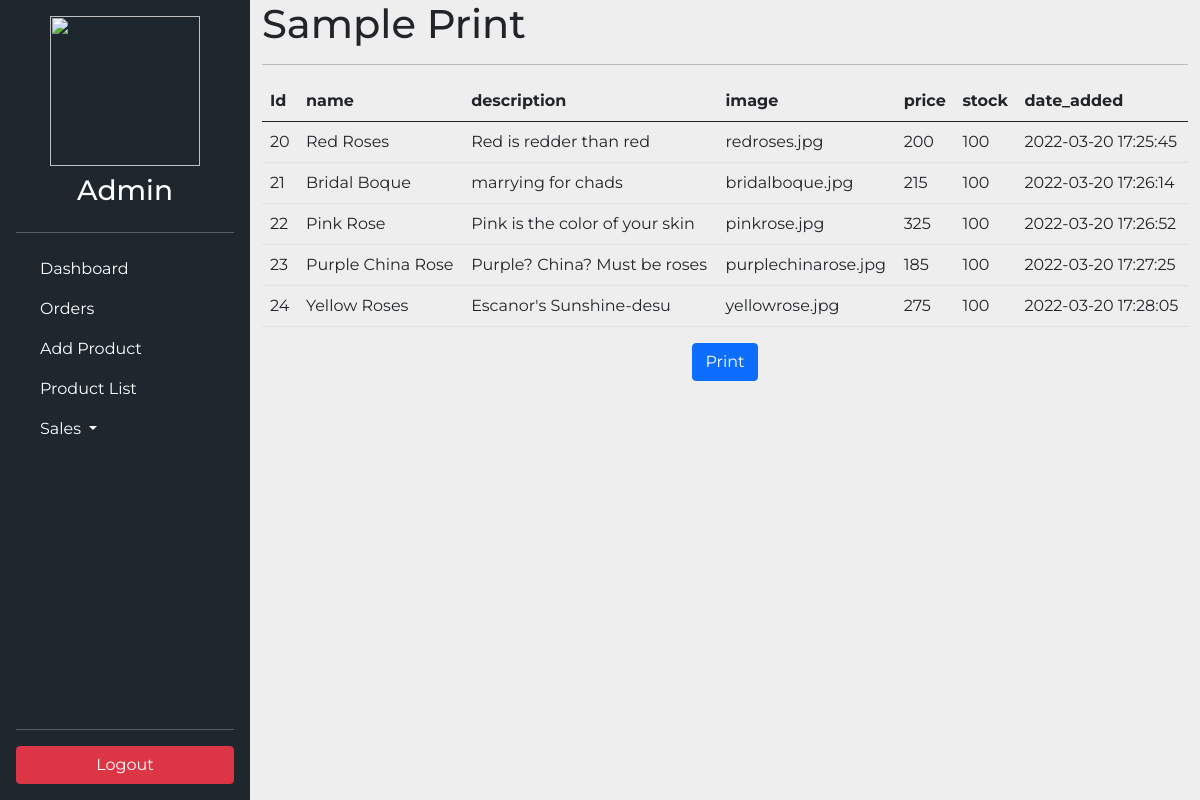
Before: /admin/tables/sample.php with the older database file.
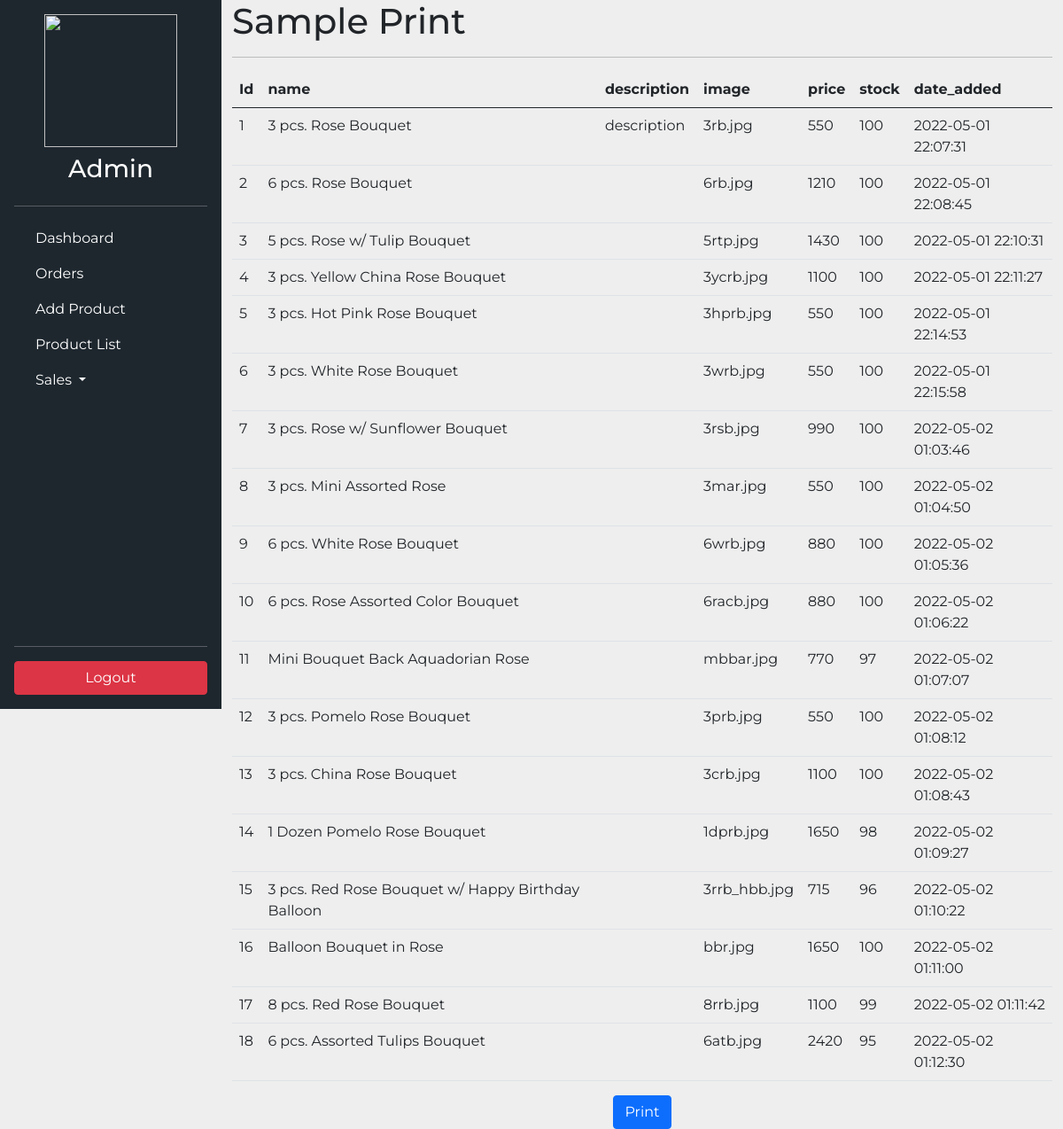
After: the same page with the newer database file.
### tables this page shows
CREATE TABLE `items` (
  `id` int(11) NOT NULL,
  `name` varchar(255) NOT NULL,
  `description` text NOT NULL,
  `image` text NOT NULL,
  `price` double NOT NULL,
  `stock` int(11) NOT NULL,
  `date_added` datetime NOT NULL
);

### admin/tables/sample.php (the view, shortened to what this page needs)
<?php
require '../../php/config.php';
?>
<!DOCTYPE html>
<html lang="en">
   <head>
      <link href="https://cdn.jsdelivr.net/npm/bootstrap@5.0.2/dist/css/bootstrap.min.css" rel="stylesheet">
      <link rel="stylesheet" href="../../css/admin/sidenav.css">
   </head>
   <body>
<?php include_once '../../php/global/sidenavtb_page.php'; ?>
      <div class="container-fluid" style="width: calc(100% - 250px); margin-left: 250px;">
			<div class="row flex-nowrap">
				<div class="col">
					<h1>Sample Print</h1><hr>
               <?php
                  $query = "SELECT * FROM items";
                  $data = $dbh->query($query);
               ?>
               <table class="table table-hover">
                  <thead>
                     <tr>
                        <th scope="col">Id</th>
                        <th scope="col">name</th>
                        <th scope="col">description</th>
                        <th scope="col">image</th>
                        <th scope="col">price</th>
                        <th scope="col">stock</th>
                        <th scope="col">date_added</th>
                     </tr>
                  </thead>
                  <tbody>
                  <?php foreach($data as $row)
                  {
                  ?>
                  <tr>
                     <td><?php echo $row['id']; ?></td>
                     <td><?php echo $row['name']; ?></td>
                     <td><?php echo $row['description']; ?></td>
                     <td><?php echo $row['image']; ?></td>
                     <td><?php echo $row['price']; ?></td>
                     <td><?php echo $row['stock']; ?></td>
                     <td><?php echo $row['date_added']; ?></td>
                  </tr>
                  <?php
                  }
                  ?>
                  </tbody>
               </table>
               <div class="text-center">
                  <a href="print.php" class="btn btn-primary">Print</a>
               </div>
				</div>
			</div>
		</div>
   </body>
</html>

### php/global/sidenavtb_page.php (shortened to what this page needs)
<div class="d-flex flex-column vh-100 flex-shrink-0 p-3 text-white" style="width: 250px;"><img class="logo" src="../../images/4M's-Logo.png"><h3 class="mt-2">Admin</h3>
   <hr>
   <ul class="nav nav-pills flex-column mb-auto">
      <li> <a href="../dashboard" class="nav-link text-white" aria-current="page"> <i class="fa fa-home"></i><span class="ms-2">Dashboard</span> </a> </li>
      <li> <a href="../pending-orders" class="nav-link text-white"> <i class="fa fa-dashboard"></i><span class="ms-2">Orders</span> </a> </li>
      <li> <a href="../image" class="nav-link text-white"> <i class="fa fa-cog"></i><span class="ms-2">Add Product</span> </a> </li>
      <li> <a href="../items" class="nav-link text-white"> <i class="fa fa-bookmark"></i><span class="ms-2">Product List</span> </a> </li>
      <li>
         <a class="nav-link dropdown-toggle" href="#" class="nav-link text-white" id="navbarDropdown" role="button" data-bs-toggle="dropdown" aria-expanded="false">
            <i class="fa fa-bookmark"></i><span class="ms-2">Sales</span>
         </a>
      </li>
   </ul>
   <hr>
   <a href="#" class="btn btn-danger">Logout</a>
</div>

### css/admin/sidenav.css (style rules this page uses)
* { font-family: 'Montserrat', sans-serif; }
body { background-color: #eee }
.nav { position: relative; }
.d-flex { background-color: rgb(30, 39, 46) !important; position: fixed; }
img.logo { height: 150px; width: 150px; display: block; margin-left: auto; margin-right: auto; }
h3 { text-align: center; }
.nav-link { color: white; text-decoration: none; }

Changed rows visible on the page:
removed items: id "20", name "Red Roses", description "Red is redder than red", image "redroses.jpg", price "200", stock "100", date_added "2022-03-20 17:25:45"
removed items: id "21", name "Bridal Boque", description "marrying for chads", image "bridalboque.jpg", price "215", stock "100", date_added "2022-03-20 17:26:14"
removed items: id "22", name "Pink Rose", description "Pink is the color of your skin", image "pinkrose.jpg", price "325", stock "100", date_added "2022-03-20 17:26:52"
removed items: id "23", name "Purple China Rose", description "Purple? China? Must be roses", image "purplechinarose.jpg", price "185", stock "100", date_added "2022-03-20 17:27:25"
removed items: id "24", name "Yellow Roses", description "Escanor's Sunshine-desu", image "yellowrose.jpg", price "275", stock "100", date_added "2022-03-20 17:28:05"
added items: id "1", name "3 pcs. Rose Bouquet", description "description", image "3rb.jpg", price "550", stock "100", date_added "2022-05-01 22:07:31"
added items: id "2", name "6 pcs. Rose Bouquet", image "6rb.jpg", price "1210", stock "100", date_added "2022-05-01 22:08:45"
added items: id "3", name "5 pcs. Rose w/ Tulip Bouquet", image "5rtp.jpg", price "1430", stock "100", date_added "2022-05-01 22:10:31"
added items: id "4", name "3 pcs. Yellow China Rose Bouquet", image "3ycrb.jpg", price "1100", stock "100", date_added "2022-05-01 22:11:27"
added items: id "5", name "3 pcs. Hot Pink Rose Bouquet", image "3hprb.jpg", price "550", stock "100", date_added "2022-05-01 22:14:53"
added items: id "6", name "3 pcs. White Rose Bouquet", image "3wrb.jpg", price "550", stock "100", date_added "2022-05-01 22:15:58"
added items: id "7", name "3 pcs. Rose w/ Sunflower Bouquet", image "3rsb.jpg", price "990", stock "100", date_added "2022-05-02 01:03:46"
added items: id "8", name "3 pcs. Mini Assorted Rose", image "3mar.jpg", price "550", stock "100", date_added "2022-05-02 01:04:50"
added items: id "9", name "6 pcs. White Rose Bouquet", image "6wrb.jpg", price "880", stock "100", date_added "2022-05-02 01:05:36"
added items: id "10", name "6 pcs. Rose Assorted Color Bouquet", image "6racb.jpg", price "880", stock "100", date_added "2022-05-02 01:06:22"
added items: id "11", name "Mini Bouquet Back Aquadorian Rose", image "mbbar.jpg", price "770", stock "97", date_added "2022-05-02 01:07:07"
added items: id "12", name "3 pcs. Pomelo Rose Bouquet", image "3prb.jpg", price "550", stock "100", date_added "2022-05-02 01:08:12"
added items: id "13", name "3 pcs. China Rose Bouquet", image "3crb.jpg", price "1100", stock "100", date_added "2022-05-02 01:08:43"
added items: id "14", name "1 Dozen Pomelo Rose Bouquet", image "1dprb.jpg", price "1650", stock "98", date_added "2022-05-02 01:09:27"
added items: id "15", name "3 pcs. Red Rose Bouquet w/ Happy Birthday Balloon", image "3rrb_hbb.jpg", price "715", stock "96", date_added "2022-05-02 01:10:22"
added items: id "16", name "Balloon Bouquet in Rose", image "bbr.jpg", price "1650", stock "100", date_added "2022-05-02 01:11:00"
added items: id "17", name "8 pcs. Red Rose Bouquet", image "8rrb.jpg", price "1100", stock "99", date_added "2022-05-02 01:11:42"
added items: id "18", name "6 pcs. Assorted Tulips Bouquet", image "6atb.jpg", price "2420", stock "95", date_added "2022-05-02 01:12:30"
